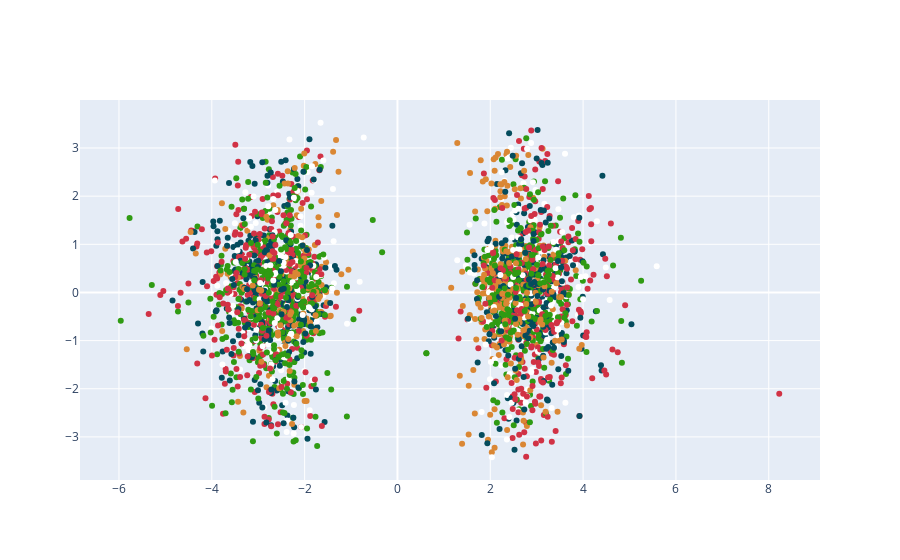

Source (notebook cell):
### Code cell
# PLOT PCA
fig = go.Figure()
traces = PCA(n_components=2).fit_transform(pcaed_arr.reshape(x, y*z))
fig.add_trace(go.Scatter(x=traces[:,0], y=traces[:,1], mode='markers', marker_color=colors))
fig.show()

### Figure 1 — Plotly figure (JSON) as saved in the notebook; plotly's stock layout.template omitted (floating-point values rounded to 4 significant figures; data arrays with more than 128 entries replaced by an {"elided": "..."} marker saying what was removed)
{"data": [{"marker": {"color": {"elided": "2859 str values"}}, "mode": "markers", "type": "scatter", "x": {"elided": "2859 float values"}, "y": {"elided": "2859 float values"}}], "layout": {}}
